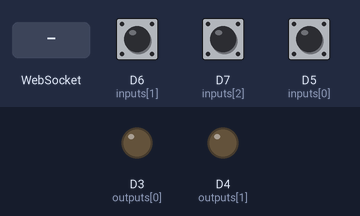
A sketch run on a simulated ESP8266 (NodeMCU). Shown: output pins drawn as LEDs (lit = HIGH). Dashed ring = blinking. The inputs (shaded band) are chosen by the test bench; at power-on: D6 (inputs[1]) HIGH, D7 (inputs[2]) HIGH, D5 (inputs[0]) HIGH. WiFi joins after 1.5 s; servers stay silent unless stated; what the sketch prints to the serial monitor is not drawn.

Above: at 0.1 s.
At 2.7 s:
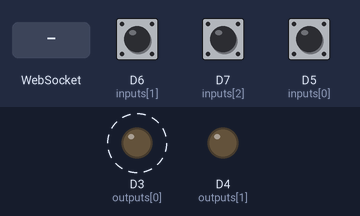
2.8 s: WebSocket text "writeOut" received
6.3 s: WebSocket text "1" received
Timing chart, 0 to 15.8 s (numbered marks = the images above; inputs shaded):
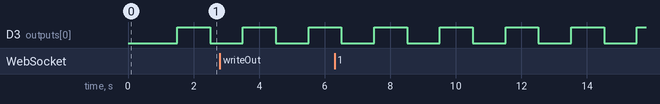

The sketch:

WebServerESP8266.ino
```cpp
#include <ESP8266WiFi.h>
#include <ESP8266WiFiMulti.h>
#include <WebSocketsServer.h>
#include <ESP8266WebServer.h>
#include <ESP8266mDNS.h>
#include <ArduinoJson.h>
#include "webpage.h"

#define USE_SERIAL Serial

// List of inputs
const byte inputs[] = { D5, D6, D7 };
const char inLabels[][5] = {"LED1", "LED2", "LED3"};

// List of outputs
// Usually LED_BUILTIN turn on with level LOW on pin D4
const byte outputs[] = { D3, LED_BUILTIN };
const char outLabels[][5] = {"OUT1", "OUT2"};

const char* ssid     = "ttttttttT";
const char* password = "xcxxxxccc";

// WebSocket server
WebSocketsServer webSocket = WebSocketsServer(81);
// HTTP server
ESP8266WebServer server(80);

// Web server handlers
void handleNotFound() {
    String msg = server.uri();
    msg += " not found.";
    server.send(404, "text/plain", msg);
}

// Send homepage (loaded from flash memory) to client
void handleHomePage() {
  server.sendHeader(F("Content-Encoding"), "gzip");
  server.send(200, "text/html", WEBPAGE_HTML, WEBPAGE_HTML_SIZE);
}

// Send updated gpio list to websocket clients
void updateGpioList(){
    int arrayItem = sizeof(inputs) + sizeof(outputs);
    const int capacity = JSON_ARRAY_SIZE(arrayItem) + 8*JSON_OBJECT_SIZE(4);
    DynamicJsonDocument doc(capacity);
    JsonArray gpios = doc.createNestedArray("gpios");
    for(int i=0; i< sizeof(inputs); i++) {
        JsonObject gpio = gpios.createNestedObject();
        gpio["pin"] = inputs[i];
        gpio["label"] = inLabels[i];
        gpio["type"] = "input";
        gpio["level"] = digitalRead(inputs[i]) ? true : false;
    }
    for(int i=0; i< sizeof(outputs); i++) {
        JsonObject gpio = gpios.createNestedObject();
        gpio["pin"] = outputs[i];
        gpio["label"] = outLabels[i];
        gpio["type"] = "output";
        gpio["level"] = digitalRead(outputs[i]) ? true : false;
    }
    String msg;
    serializeJson(doc, msg);
    webSocket.broadcastTXT(msg);
    //USE_SERIAL.println(msg);
}


void webSocketEvent(uint8_t num, WStype_t type, uint8_t * payload, size_t length) {
    switch(type) {
        case WStype_DISCONNECTED:
            USE_SERIAL.printf("[%u] Disconnected!\n", num);
            break;
        case WStype_CONNECTED:
            {
                IPAddress ip = webSocket.remoteIP(num);
                USE_SERIAL.printf("[%u] Connected from %d.%d.%d.%d url: %s\n", num, ip[0], ip[1], ip[2], ip[3], payload);
                // send message to client
                webSocket.sendTXT(num, "Connected");
                updateGpioList();
            }
            break;
        case WStype_TEXT:
            {
                USE_SERIAL.printf("[%u] get Text: %s\n", num, payload);
                DynamicJsonDocument doc(128);
                deserializeJson(doc, payload, length);
                serializeJson(doc, Serial);
                String cmd = doc["cmd"].as<String>();
                if(cmd.equals("writeOut")) {
                    Serial.println("Set output level");
                    int pin = doc["pin"];
                    int level = doc["level"];
                    digitalWrite(pin, level);
                }
            }
            break;
        case WStype_BIN:
            break;
    }
}


void setup() {
    for(int i=0; i<sizeof(inputs); i++)
        pinMode(inputs[i], INPUT_PULLUP);
    for(int i=0; i<sizeof(outputs); i++)
        pinMode(outputs[i], OUTPUT);

    USE_SERIAL.begin(115200);
    USE_SERIAL.setDebugOutput(true);

    WiFi.mode(WIFI_STA);
    WiFi.begin(ssid, password);
    while (WiFi.status() != WL_CONNECTED) {
      delay(500);
      USE_SERIAL.print(".");
    }
    USE_SERIAL.println();

    // MDNS INIT
    if (MDNS.begin("mywebserver")) {
        MDNS.addService("http", "tcp", 80);
        USE_SERIAL.print(F("Open http://mywebserver.local/"));
    }

    webSocket.begin();
    webSocket.onEvent(webSocketEvent);
    USE_SERIAL.print("\nConnected! IP address: ");
    USE_SERIAL.println(WiFi.localIP());

    server.on("/", HTTP_GET, handleHomePage);
    server.onNotFound(handleNotFound);
    server.begin();

    updateGpioList();
}

void loop() {
    webSocket.loop();
    server.handleClient();
    MDNS.update();

    static uint32_t blinkTime;
    if(millis() - blinkTime > 1000) {
        blinkTime = millis();
        digitalWrite(D3, !digitalRead(D3));
        updateGpioList();
    }
}
```

Source omitted: webpage.h (data table, 185711 bytes)

Measured:
- by itself, D3 (outputs[0]): alternates HIGH for 1.0 s and LOW for 1.0 s
